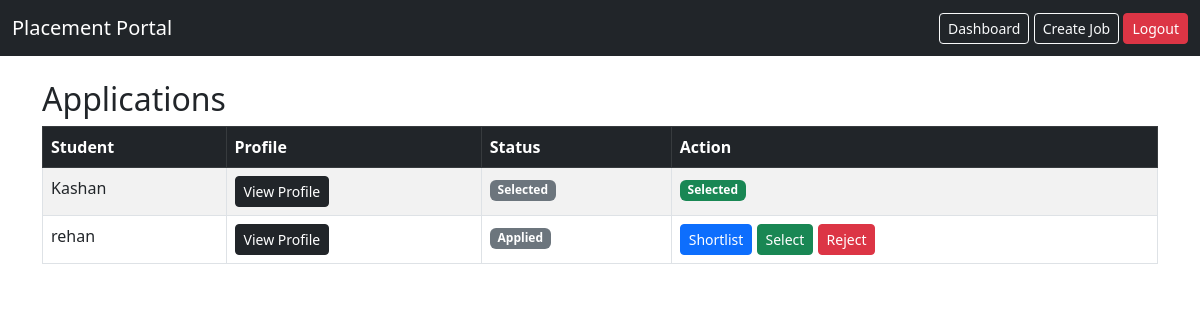
The page /company/job/1/applications (signed in) on the database its author committed.
### models.py (models this page shows)
class Application(db.Model):
    __tablename__ = 'applications'
    id = db.Column(db.Integer, primary_key=True)
    applied_on = db.Column(db.DateTime, default=datetime.utcnow)
    status = db.Column(db.String(50), default='Applied')
    student_id = db.Column(
        db.Integer,
        db.ForeignKey('students.id'),
        nullable=False
    )
    job_id = db.Column(
        db.Integer,
        db.ForeignKey('jobs.id'),
        nullable=False
    )
    __table_args__ = (
        db.UniqueConstraint('student_id', 'job_id', name='unique_student_job'),
    )

class Student(db.Model):
    __tablename__ = 'students'
    id = db.Column(db.Integer, primary_key=True)
    name = db.Column(db.String(150), nullable=False)
    email = db.Column(db.String(120), unique=True, nullable=False)
    password = db.Column(db.String(200), nullable=False)
    applications = db.relationship('Application', backref='student', lazy=True)
    education = db.Column(db.String(200))
    resume_text = db.Column(db.Text)
    resume_link = db.Column(db.String(300))
    skills = db.Column(db.String(300))
    cgpa = db.Column(db.Float)
    linkedin = db.Column(db.String(300))
    github = db.Column(db.String(300))
    location = db.Column(db.String(200))
    is_active = db.Column(db.Boolean, default=True)
    contact = db.Column(db.String(15))

### app.py (the view)
@app.route('/company/job/<int:job_id>/applications')
def job_applications(job_id):
    if session.get('role') != 'company':
        return redirect(url_for('company_login'))
    applications = Application.query.filter_by(job_id=job_id).all()
    return render_template(
        'company_applications.html',
        applications=applications
    )

### templates/company_applications.html
{% extends "base.html" %}
{% block content %}
<h2>Applications</h2>
<table class="table table-striped table-bordered">
    <thead class="table-dark">
        <tr>
            <th>Student</th>
            <th>Profile</th>
            <th>Status</th>
            <th>Action</th>
        </tr>
    </thead>
    <tbody>
        {% for a in applications %}
        <tr>
            <td>{{ a.student.name }}</td>
            <td>
                <a class="btn btn-sm btn-dark"
                  href="/company/student/{{ a.student.id }}">
                   View Profile
                </a>
            </td>
            <td>
                <span class="badge bg-secondary">{{ a.status }}</span>
            </td>
            <td>
                {% if a.status == 'Applied' %}
                    <a class="btn btn-sm btn-primary" href="/company/application/{{ a.id }}/shortlist">Shortlist</a>
                    <a class="btn btn-sm btn-success" href="/company/application/{{ a.id }}/select">Select</a>
                    <a class="btn btn-sm btn-danger" href="/company/application/{{ a.id }}/reject">Reject</a>
                {% elif a.status == 'Shortlisted' %}
                    <span class="badge bg-primary">Shortlisted</span>
                    <a class="btn btn-sm btn-success" href="/company/application/{{ a.id }}/select">Select</a>
                    <a class="btn btn-sm btn-danger" href="/company/application/{{ a.id }}/reject">Reject</a>
                {% elif a.status == 'Selected' %}
                    <span class="badge bg-success">Selected</span>
                {% elif a.status == 'Rejected' %}
                    <span class="badge bg-danger">Rejected</span>
                {% endif %}
            </td>
        </tr>
        {% endfor %}
    </tbody>
</table>
{% endblock %}

### rows shown on the page
Application: student.name "Kashan", status "Selected"
Application: student.name "rehan", status "Applied"
